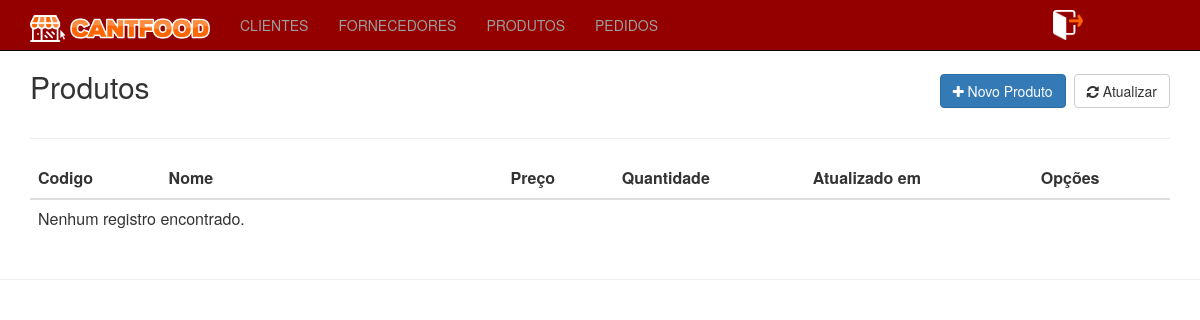
/produtos/index.php, run on an earlier commit of the app's database.
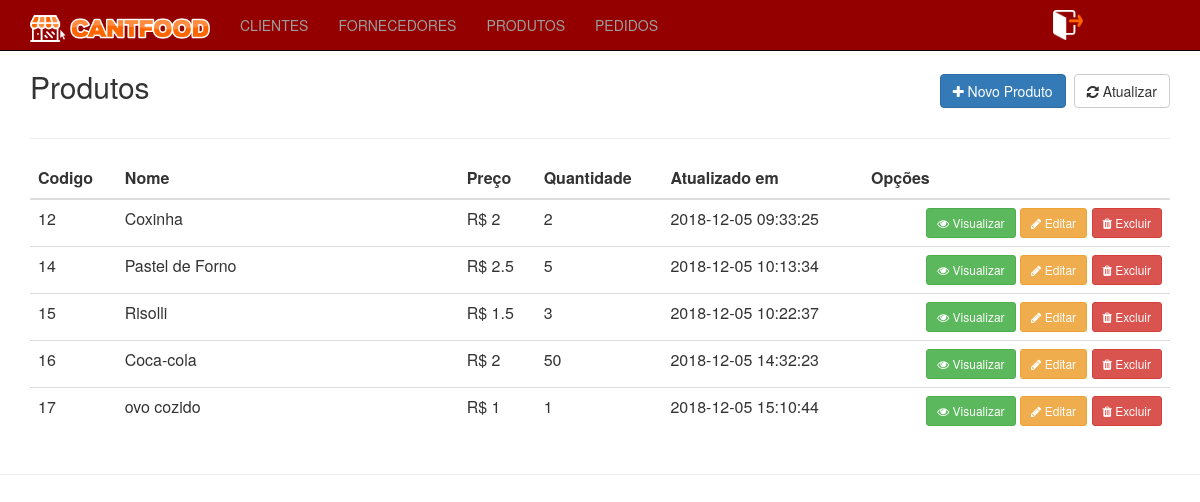
And on a later commit of the database.
### tables this page shows
CREATE TABLE `produtos` (
  `id` int(11) NOT NULL,
  `nome` varchar(255) NOT NULL,
  `preco` double NOT NULL,
  `quantidade` int(8) NOT NULL,
  `dataCadastro` datetime NOT NULL,
  `dataAtualizacao` datetime NOT NULL
);

### inc/database.php (called while the page is built, shortened)
<?php
function open_database() {
	try {
		$conn = new mysqli(DB_HOST, DB_USER, DB_PASSWORD, DB_NAME);
		return $conn;
	} catch (Exception $e) {
		echo $e->getMessage();
		return null;
	}
}
function find( $table = null, $id = null ) {
	$database = open_database();
	$found = null;
	try {
	  if ($id) {
	    $sql = "SELECT * FROM " . $table . " WHERE id = " . $id;
	    $result = $database->query($sql);
	    if ($result->num_rows > 0) {
	      $found = $result->fetch_assoc();
	    }
	  } else {
	    $sql = "SELECT * FROM " . $table;
	    $result = $database->query($sql);
	    if ($result->num_rows > 0) {
	      $found = $result->fetch_all(MYSQLI_ASSOC);
	    }
	  }
	} catch (Exception $e) {
	  $_SESSION['message'] = $e->GetMessage();
	  $_SESSION['type'] = 'danger';
  }
	return $found;
}
 function find_all( $table ) {
	return find($table);
}

### produtos/functionsprodutos.php (called while the page is built, shortened)
<?php
function indexprodutos() {
	$produtos = find_all('produtos');
}

### produtos/index.php (the view, shortened to what this page needs)
<?php
    require_once('functionsprodutos.php');
    indexprodutos();
?>
<header>
	<div class="row">
		<div class="col-sm-6">
			<h2>Produtos</h2>
		</div>
		<div class="col-sm-6 text-right h2">
	    	<a class="btn btn-primary" href="addprodutos.php"><i class="fa fa-plus"></i> Novo Produto</a>
	    	<a class="btn btn-default" href="index.php"><i class="fa fa-refresh"></i> Atualizar</a>
	    </div>
	</div>
</header>
<hr>
<table class="table table-hover">
<thead>
	<tr>
		<th>Codigo</th>
		<th width="30%">Nome</th>
		<th>Preço</th>
                <th>Quantidade</th>
		<th>Atualizado em</th>
		<th>Opções</th>
	</tr>
</thead>
<tbody>
<?php if ($produtos) : ?>
<?php foreach ($produtos as $produto) : ?>
	<tr>
		<td><?php echo $produto['id']; ?></td>
		<td><?php echo $produto['nome']; ?></td>
		<td>R$ <?php echo $produto['preco']; ?></td>
                <td><?php echo $produto['quantidade']; ?></td>
		<td><?php echo $produto['dataAtualizacao']; ?></td>
		<td class="actions text-right">
			<a href="viewprodutos.php?id=<?php echo $produto['id']; ?>" class="btn btn-sm btn-success"><i class="fa fa-eye"></i> Visualizar</a>
			<a href="editprodutos.php?id=<?php echo $produto['id']; ?>" class="btn btn-sm btn-warning"><i class="fa fa-pencil"></i> Editar</a>
			<a href="#" class="btn btn-sm btn-danger" data-toggle="modal" data-target="#delete-modal-produto" data-produto="<?php echo $produto['id']; ?>">
				<i class="fa fa-trash"></i> Excluir
			</a>
		</td>
	</tr>
<?php endforeach; ?>
<?php else : ?>
	<tr>
		<td colspan="6">Nenhum registro encontrado.</td>
	</tr>
<?php endif; ?>
</tbody>
</table>

What changed in the data, as far as the page shows it:
added produtos: id "12", nome "Coxinha", preco "2", quantidade "2", dataAtualizacao "2018-12-05 09:33:25"
added produtos: id "14", nome "Pastel de Forno", preco "2.5", quantidade "5", dataAtualizacao "2018-12-05 10:13:34"
added produtos: id "15", nome "Risolli", preco "1.5", quantidade "3", dataAtualizacao "2018-12-05 10:22:37"
added produtos: id "16", nome "Coca-cola", preco "2", quantidade "50", dataAtualizacao "2018-12-05 14:32:23"
added produtos: id "17", nome "ovo cozido", preco "1", quantidade "1", dataAtualizacao "2018-12-05 15:10:44"
Also different on the page:
text no longer shown: "Nenhum registro encontrado."
